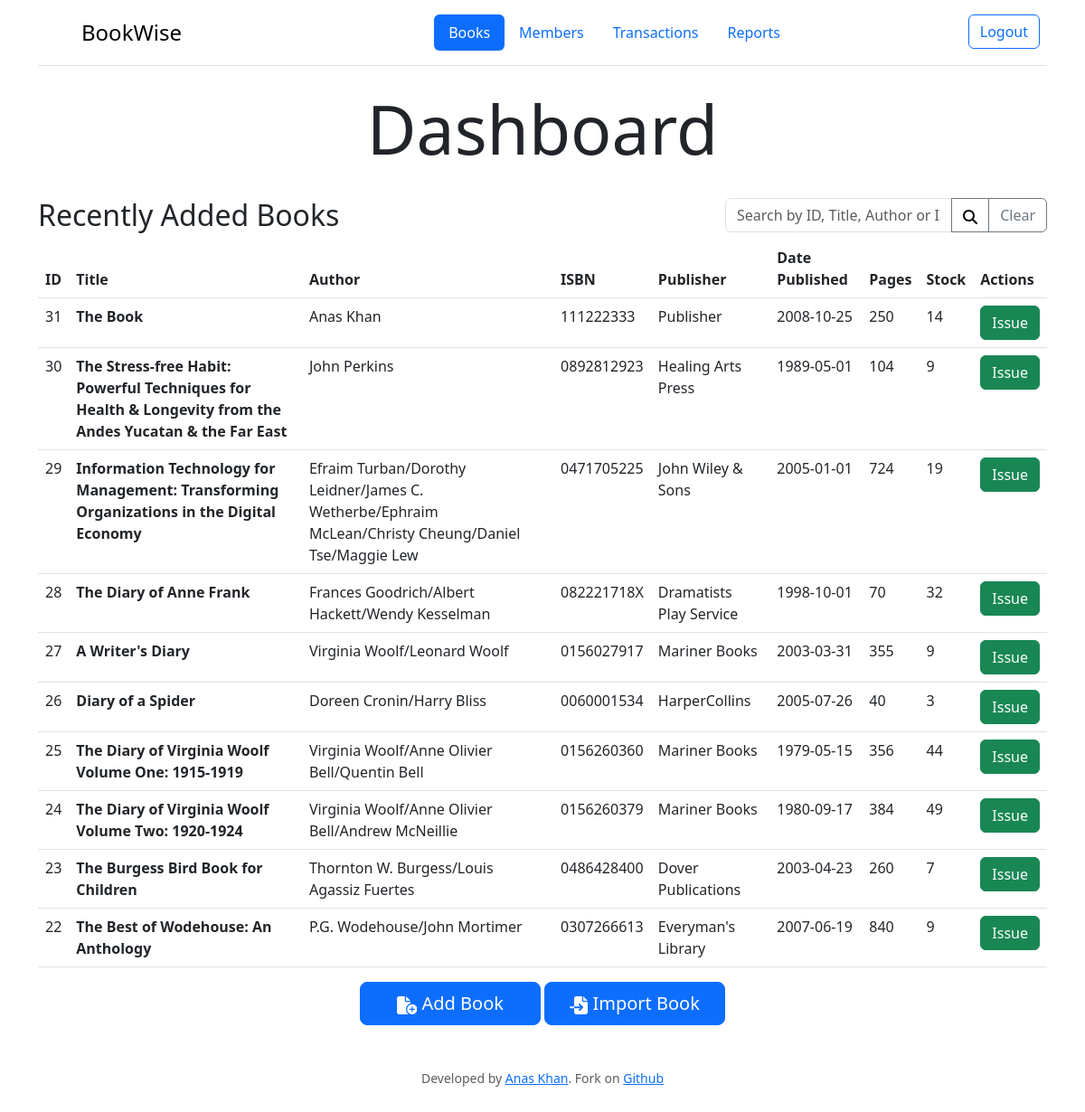
The page / (signed in) on the database its author committed.
### tables this page shows
CREATE TABLE books (id INTEGER PRIMARY KEY AUTOINCREMENT, title TEXT NOT NULL, author TEXT NOT NULL, isbn TEXT NOT NULL, publisher TEXT NOT NULL, pages INTEGER NOT NULL, stock INTEGER DEFAULT 0, date TEXT, date_added DATETIME);

### app.py (the view)
@app.route("/", methods=["GET", "POST"])
@login_required
def home():
    if request.method == "POST":
        search_term = request.form.get("query")
        query = f"""
            SELECT *
            FROM books
            WHERE title LIKE '%{search_term}%'
                OR author LIKE '%{search_term}%'
                OR id LIKE '%{search_term}%'
                OR isbn LIKE '%{search_term}%'
        """
        books = db.execute(query)
        title = "Search Result"
    else:
        books = db.execute("SELECT * FROM books ORDER BY date_added DESC LIMIT 10")
        title = "Recently Added Books"
        search_term = ""
    return render_template(
        "home.html", title=title, books=books, search_term=search_term
    )

### app.py (called while the page is built)
@app.after_request
def after_request(response):
    response.headers["Cache-Control"] = "no-cache, no-store, must-revalidate"
    response.headers["Expires"] = 0
    response.headers["Pragma"] = "no-cache"
    return response

def login_required(f):
    @wraps(f)
    def decorated_function(*args, **kwargs):
        if session.get("user_id") is None:
            return redirect("/login")
        return f(*args, **kwargs)
    return decorated_function

### templates/home.html (shortened to what this page needs)
{% extends "layout.html" %} {% block title %} Index {% endblock %} {% block navbar %} <ul class="nav nav-pills">
    <li class="nav-item">
        <a href="/" class="nav-link active" aria-current="page">Books</a>
    </li>
    <li class="nav-item">
        <a href="/members" class="nav-link">Members</a>
    </li>
    <li class="nav-item">
        <a href="/transactions" class="nav-link">Transactions</a>
    </li>
    <li class="nav-item">
        <a href="/reports" class="nav-link">Reports</a>
    </li>
</ul> {% endblock %} {% block main %}
<div class="text-center">
    <h1>Dashboard</h1>
    <br>
</div>
<div class="container">
    <div class="row">
        <div class="col-8">
            <h2>{{title}}</h2>
        </div>
        <div class="col-4 text-end">
            <form action="/" method="POST">
                <div class="input-group">
                    <input type="text" class="form-control" placeholder="Search by ID, Title, Author or ISBN" name="query" value="{{search_term}}">
                    <button class="btn btn-outline-secondary" type="submit">
                        <i>
                        </i>
                    </button>
                    <button class="btn btn-outline-secondary" type="button" onclick="window.location.href='/'">Clear</button>
                </div>
            </form>
        </div>
    </div>
    <table class="table table-hover">
        <thead>
            <tr>
                <th>ID</th>
                <th>Title</th>
                <th>Author</th>
                <th>ISBN</th>
                <th>Publisher</th>
                <th>Date Published</th>
                <th>Pages</th>
                <th>Stock</th>
                <th>Actions</th>
            </tr>
        </thead>
        <tbody> {% for book in books %} <tr>
                <td>{{ book.id }}</td>
                <th>{{ book.title }}</th>
                <td>{{ book.author }}</td>
                <td>{{ book.isbn }}</td>
                <td>{{ book.publisher }}</td>
                <td>{{ book.date }}</td>
                <td>{{ book.pages }}</td>
                <td>{{ book.stock }}</td>
                <td>
                    <button type="button" class="btn btn-success" data-bs-toggle="modal" data-bs-target="#issueBookModal{{ book.id }}">Issue</button>
                </td>
            </tr>
             {% endfor %}
        </tbody>
    </table>
    <div class="text-center">
        <button type="button" class="btn btn-primary btn-lg" style="width: 200px;" data-bs-toggle="modal" data-bs-target="#addBookModal">
            <i>
            </i> Add Book </button>
        <a href="/import_books" class="btn btn-primary btn-lg" style="width: 200px;">
            <i>
            </i> Import Book </a>
    </div>
</div>
 {% endblock %}

### templates/home.html (style rules this page uses)
h1 { font-size: 75px; }

### rows shown on the page
books: id "31", title "The Book", author "Anas Khan", isbn "111222333", publisher "Publisher", date "2008-10-25", pages "250", stock "14"
books: id "30", title "The Stress-free Habit: Powerful Techniques for Health & Longevity from the Andes Yucatan & the Far East", author "John Perkins", isbn "0892812923", publisher "Healing Arts Press", date "1989-05-01", pages "104", stock "9"
books: id "29", title "Information Technology for Management: Transforming Organizations in the Digital Economy", author "Efraim Turban/Dorothy Leidner/James C. Wetherbe/Ephraim McLean/Christy Cheung/Daniel Tse/Maggie Lew", isbn "0471705225", publisher "John Wiley & Sons", date "2005-01-01", pages "724", stock "19"
books: id "28", title "The Diary of Anne Frank", author "Frances Goodrich/Albert Hackett/Wendy Kesselman", isbn "082221718X", publisher "Dramatists Play Service", date "1998-10-01", pages "70", stock "32"
books: id "27", title "A Writer's Diary", author "Virginia Woolf/Leonard Woolf", isbn "0156027917", publisher "Mariner Books", date "2003-03-31", pages "355", stock "9"
books: id "26", title "Diary of a Spider", author "Doreen Cronin/Harry Bliss", isbn "0060001534", publisher "HarperCollins", date "2005-07-26", pages "40", stock "3"
books: id "25", title "The Diary of Virginia Woolf Volume One: 1915-1919", author "Virginia Woolf/Anne Olivier Bell/Quentin Bell", isbn "0156260360", publisher "Mariner Books", date "1979-05-15", pages "356", stock "44"
books: id "24", title "The Diary of Virginia Woolf Volume Two: 1920-1924", author "Virginia Woolf/Anne Olivier Bell/Andrew McNeillie", isbn "0156260379", publisher "Mariner Books", date "1980-09-17", pages "384", stock "49"
books: id "23", title "The Burgess Bird Book for Children", author "Thornton W. Burgess/Louis Agassiz Fuertes", isbn "0486428400", publisher "Dover Publications", date "2003-04-23", pages "260", stock "7"
books: id "22", title "The Best of Wodehouse: An Anthology", author "P.G. Wodehouse/John Mortimer", isbn "0307266613", publisher "Everyman's Library", date "2007-06-19", pages "840", stock "9"

### other values the page prints
{{ title }} "Recently Added Books"
